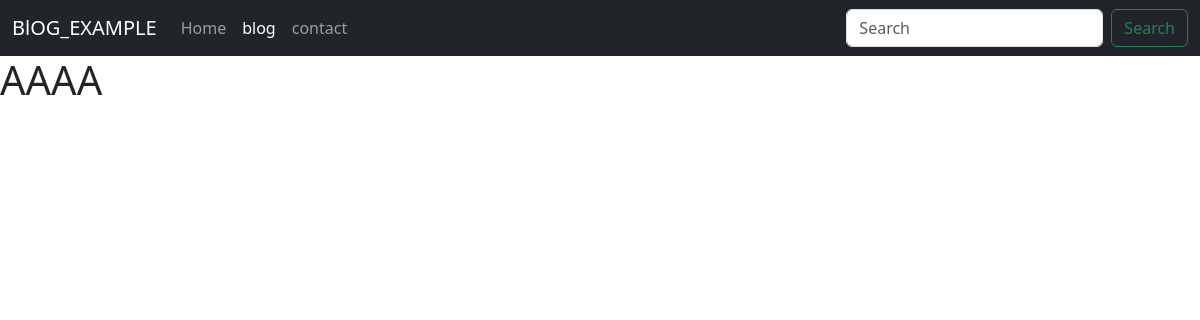
Before: /blogpost/aaab with the older database file.
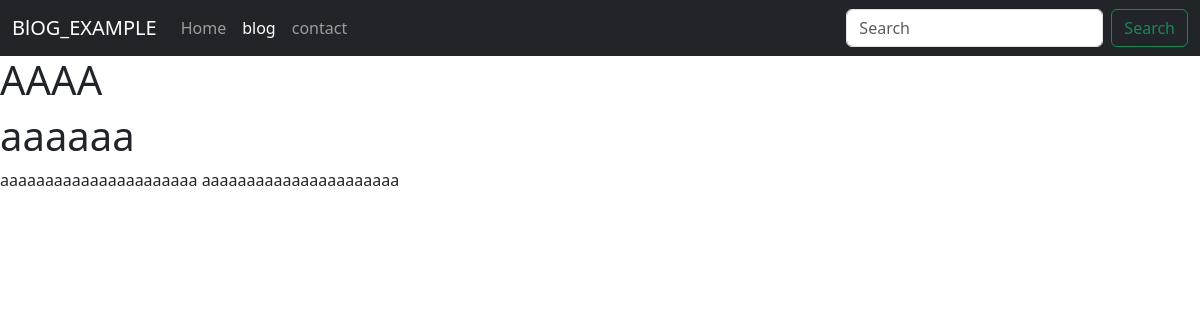
After: the same page with the newer database file.
### blog/models.py (models this page shows, shortened)
class Blog(models.Model):
    sno     = models.AutoField( primary_key=True )
    title   = models.CharField( max_length=200 )
    content = models.TextField()
    slug    = models.CharField( max_length=100 )
    time    = models.DateField( auto_now_add = True )

### blog/views.py (the view)
# urls.py: path('blogpost/<str:slug>', views.blogpost, name=''),
def blogpost(request,slug):
    blog = Blog.objects.filter(slug=slug).first()
    context = {'blog': blog }
    return render(request, 'blogpost.html',context)

### templates/blogpost.html (shortened to what this page needs)
{% extends "base.html" %}
{% block  blog_active %}active{% endblock %}
{% block body %}
    <h1> AAAA </h1>
    <h1>
        {{ blog.title }} </h1>
    <div>
        {{ blog.content |safe}}
    </div>
{% endblock body %}

Changed rows visible on the page:
added Blog: title "aaaaaa", content "aaaaaaaaaaaaaaaaaaaaaa aaaaaaaaaaaaaaaaaaaaaa"
